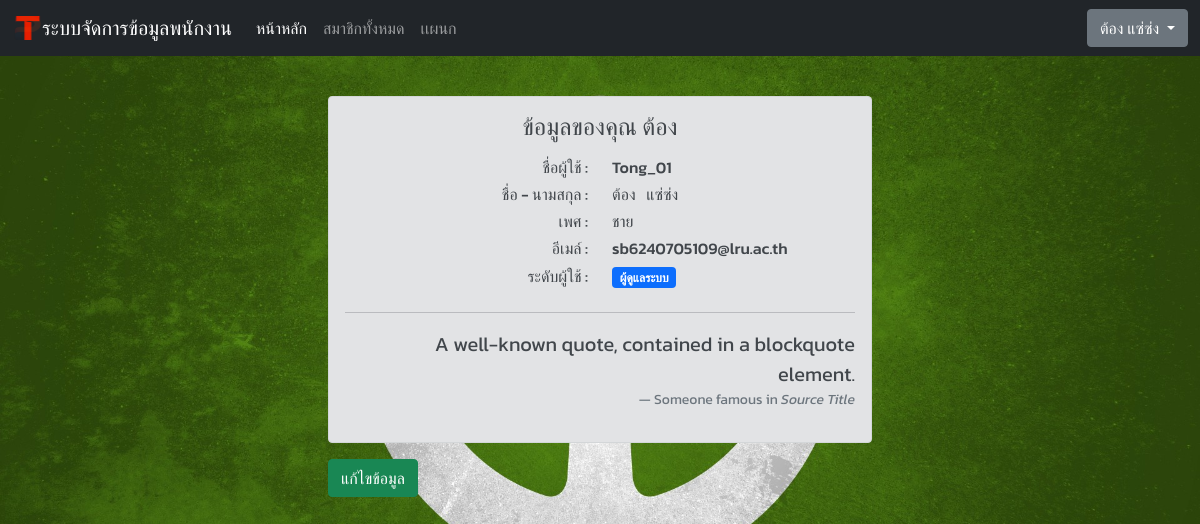
/profile.php (signed in), run on the app's committed database.
### tables this page shows
CREATE TABLE `tb_user` (
  `user_id` int(10) NOT NULL COMMENT 'ไอดีผู้ใช้',
  `user_username` varchar(30) NOT NULL COMMENT 'ชื่อผู้ใช้',
  `user_password` varchar(50) NOT NULL COMMENT 'รหัสผ่าน',
  `user_name` varchar(60) NOT NULL COMMENT 'ชื่อ',
  `user_surname` varchar(60) NOT NULL COMMENT 'นามสกุล',
  `user_sex` enum('ชาย','หญิง') NOT NULL COMMENT 'เพศ',
  `user_email` varchar(100) DEFAULT NULL COMMENT 'อีเมล์',
  `ref_dep_id` int(1) NOT NULL COMMENT 'tb_department',
  `user_level` enum('member','admin') NOT NULL DEFAULT 'member' COMMENT 'ระดับผู้ใช้'
);

### connections/mysqli.php (called while the page is built, shortened)
<?php
  $hostname = "localhost";
  $username = "root";
  $password = "";
  $database = "Finalexam";
  $Connection = mysqli_connect($hostname, $username, $password, $database);
  mysqli_set_charset($Connection, "utf8");
  if ($_SESSION != NULL) {
    $sql_tb_user = "SELECT * FROM tb_user WHERE user_username = '".$_SESSION['user_username']."'";
    $query_tb_user = mysqli_query($Connection,$sql_tb_user);
    $result_tb_user = mysqli_fetch_array($query_tb_user);
  }
?>

### profile.php (the view, shortened to what this page needs)
<?php
require_once('connections/mysqli.php');
$sql = "SELECT * FROM tb_user WHERE user_username = '".$_SESSION['user_username']."'";
$query = mysqli_query($Connection,$sql);
$result = mysqli_fetch_array($query);
?>
<!DOCTYPE html>
<html lang="en">
<head>
  <link href="https://cdn.jsdelivr.net/npm/bootstrap@5.1.3/dist/css/bootstrap.min.css" rel="stylesheet">
</head>
<body class="default" background="images/06.jpg">
  <?php include 'includes/navbar.php';?>
  <form class="row g-3">
<div class="container col-xs-6 col-md-6 ">
<div class="login-form  mt-4 p-4">
  <div class="alert alert-secondary" role="alert">
    <h4  align = 'center' class="heading">ข้อมูลของคุณ <?php echo $result[3]; ?></h4>
      <p>
      <div class="container">
        <div class="row">
          <div class="col">
          <h6 align = 'right'><?php echo"ชื่อผู้ใช้ : <br>"; ?></h6>
          </div>
          <div class="col">
          <h6 align = 'left'><?php echo"$result[1] <br>"; ?></h6>
          </div>
        </div>
      </div>
      <div class="container">
        <div class="row">
          <div class="col">
          <h6 align = 'right'><?php echo"ชื่อ - นามสกุล : <br>"; ?></h6>
          </div>
          <div class="col">
          <h6 align = 'left'><?php echo"$result[3] &nbsp $result[4] <br>"; ?></h6>
          </div>
        </div>
      </div>
      <div class="container">
        <div class="row">
          <div class="col">
          <h6 align = 'right'><?php echo"เพศ : <br>"; ?></h6>
          </div>
          <div class="col">
          <h6 align = 'left'><?php echo"$result[5] <br>"; ?></h6>
          </div>
        </div>
      </div>
      <div class="container">
        <div class="row">
          <div class="col">
          <h6 align = 'right'><?php echo"อีเมล์ : <br>"; ?></h6>
          </div>
          <div class="col">
          <h6 align = 'left'><?php
              if ($result[6] == NULL) {
                echo "<span >ว่าง</span>";
              }else{
                echo "<span >$result[6]</span>";
              }
              ?></h6>
          </div>
        </div>
      </div>
      <div class="container">
        <div class="row">
          <div class="col">
          <h6 align = 'right'><?php echo"ระดับผู้ใช้ : <br>"; ?></h6>
          </div>
          <div class="col">
          <h6 align = 'left'><span class="badge bg-primary"><?php if ($result[7] == "member") {echo "สมาชิก";}else{echo "ผู้ดูแลระบบ";} ?></span></h5></h6>
          </div>
        </div>
      </div>
      <hr>
        <figure class="text-end">
          <blockquote class="blockquote">
              <p>   A well-known quote, contained in a blockquote element.</p>
          </blockquote>
        <figcaption class="blockquote-footer">Someone famous in
              <cite title="Source Title">Source Title</cite>
        </figcaption>
      </figure>
    </div>
    <div class="mt-3">
              <a href="profile_edit.php" class="btn btn-success">แก้ไขข้อมูล</a>
    </div>
  </div>
</div>
</form>
</body>
</html>

### includes/navbar.php (shortened to what this page needs)
<header>
  <nav class="navbar navbar-expand-md navbar-dark fixed-top bg-dark">
    <div class="container-fluid">
    <img src="./images/Tong.png" alt="" width="30" height="24">
      <a class="navbar-brand" href="#">ระบบจัดการข้อมูลพนักงาน</a>
      <div class="collapse navbar-collapse" id="navbarCollapse">
        <ul class="navbar-nav me-auto mb-2 mb-md-0">
          <li class="nav-item">
            <a class="nav-link active" aria-current="page" href="index.php">หน้าหลัก</a>
          </li>
          <li class="nav-item">
            <a class="nav-link" href="show.php">สมาชิกทั้งหมด</a>
          </li>
          <li class="nav-item">
          <a class="nav-link" href="show_department.php"><i class="bi bi-house-door"></i> เเผนก</a>
        </li>
        </ul>
          <?php
        if ($_SESSION == NULL) {
          ?>
          <button class="btn btn-outline-primary" type="submit" onclick="window.location.href='login.php'">เข้าสู่ระบบ</button>
          <?php
        }else{
          ?>
          <div class="btn-group">
            <button type="button" class="btn btn-secondary dropdown-toggle" data-bs-toggle="dropdown" data-bs-display="static" aria-expanded="false"><?php echo "<i class='bi bi-people'></i> ".$result_tb_user[3].' '.$result_tb_user[4].' '; ?></button>
          </div>
          <?php
        }
        ?>
      </div>
    </div>
  </nav>
</header>
<br>
<br>

### profile.php (style rules this page uses)
body { font-family: kanit; background-position: left top; background-size: cover; background-repeat: repeat; }

### data on the page
tb_user: user_name "ต้อง", user_surname "แซ่ซ่ง", user_username "Tong_01", user_sex "ชาย", user_email "sb6240705109@lru.ac.th"
